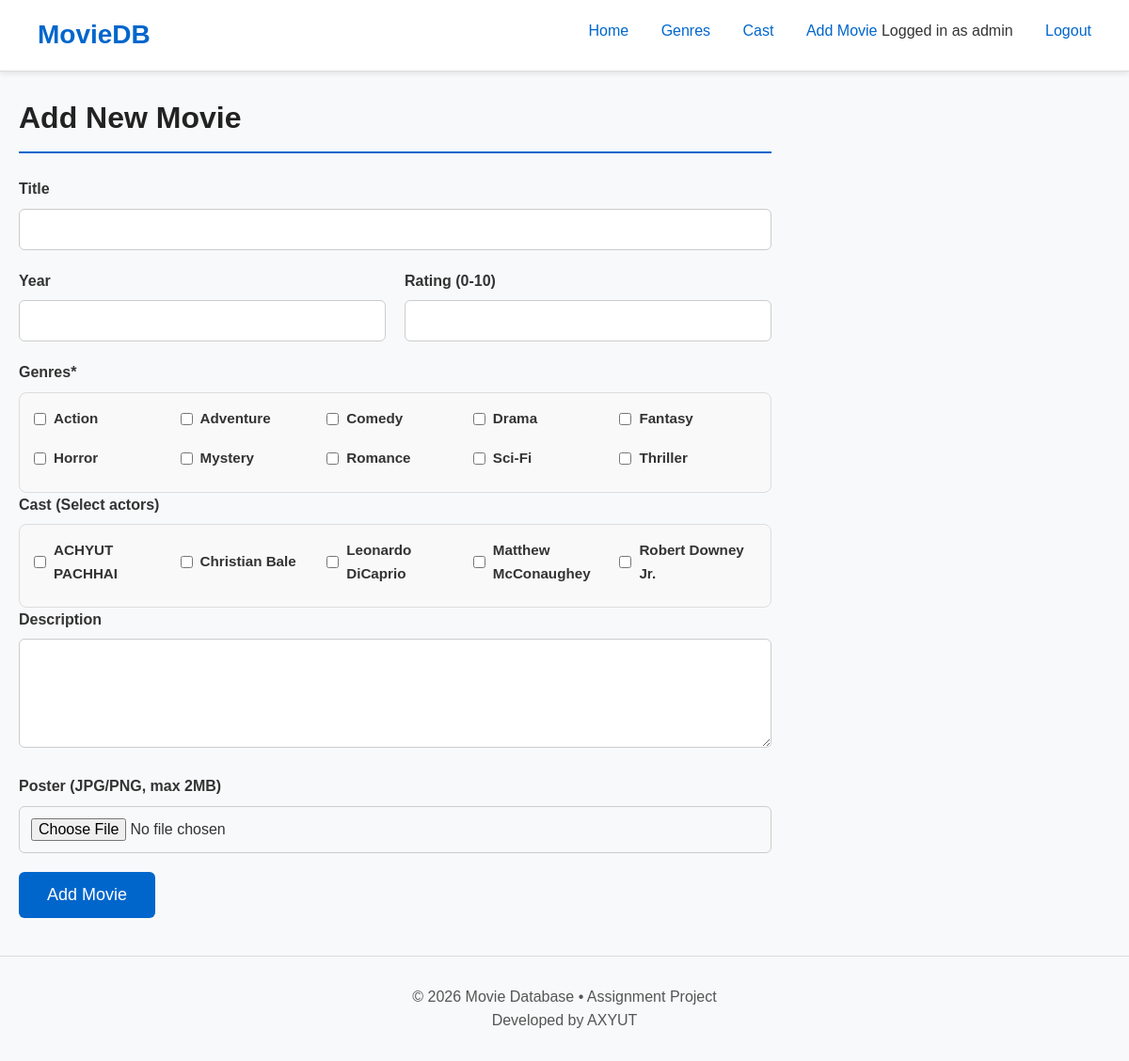
The page /add.php (signed in) on the database its author committed.
### tables this page shows
CREATE TABLE `genres` (
  `id` int(11) NOT NULL,
  `name` varchar(100) NOT NULL
);

CREATE TABLE `cast` (
  `id` int(11) NOT NULL,
  `name` varchar(150) NOT NULL,
  `biography` text DEFAULT NULL,
  `photo` varchar(255) DEFAULT NULL
);

### includes/functions.php (called while the page is built, shortened)
<?php
function e($str) {
    return htmlspecialchars($str ?? '', ENT_QUOTES, 'UTF-8');
}

### public/add.php (the view, shortened to what this page needs)
<?php
require __DIR__ . '/../includes/functions.php';
require __DIR__ . '/../config/db.php';
$allGenres = $pdo->query("SELECT * FROM genres ORDER BY name")->fetchAll();
$allCast = $pdo->query("SELECT * FROM cast ORDER BY name")->fetchAll();
?>
<?php include __DIR__ . '/../includes/header.php'; ?>
<main class="form-page">
    <div class="form-card" style="max-width: 800px;">
        <h1>Add New Movie</h1>
        <form method="post" enctype="multipart/form-data">
            <div class="form-group">
                <label for="title">Title</label>
                <input type="text" id="title" name="title" required value="<?= e($_POST['title'] ?? '') ?>">
            </div>
            <div class="form-group two-col">
                <div>
                    <label for="year">Year</label>
                    <input type="number" id="year" name="year" min="1880" max="<?= date('Y') + 5 ?>" required value="<?= e($_POST['year'] ?? '') ?>">
                </div>
                <div>
                    <label for="rating">Rating (0-10)</label>
                    <input type="number" step="0.1" id="rating" name="rating" min="0" max="10" required value="<?= e($_POST['rating'] ?? '') ?>">
                </div>
            </div>
            <div class="form-group">
                <label>Genres*</label>
                <div class="checkbox-grid">
                    <?php foreach ($allGenres as $g): ?>
                        <label class="checkbox-label">
                            <input type="checkbox" name="genres[]" value="<?= $g['id'] ?>" <?= in_array($g['id'], $_POST['genres'] ?? []) ? 'checked' : '' ?>>
                            <?= e($g['name']) ?>
                        </label>
                    <?php endforeach; ?>
                </div>
            </div>
            <div class="form-group">
                <label>Cast (Select actors)</label>
                <div class="checkbox-grid scrollable-grid">
                    <?php foreach ($allCast as $c): ?>
                        <label class="checkbox-label">
                            <input type="checkbox" name="cast[]" value="<?= $c['id'] ?>" <?= in_array($c['id'], $_POST['cast'] ?? []) ? 'checked' : '' ?>>
                            <?= e($c['name']) ?>
                        </label>
                    <?php endforeach; ?>
                </div>
            </div>
            <div class="form-group">
                <label for="description">Description</label>
                <textarea id="description" name="description" rows="5"><?= e($_POST['description'] ?? '') ?></textarea>
            </div>
            <div class="form-group">
                <label for="poster">Poster (JPG/PNG, max 2MB)</label>
                <input type="file" id="poster" name="poster" accept="image/jpeg,image/png">
            </div>
            <button type="submit" class="btn-submit">Add Movie</button>
        </form>
    </div>
</main>
<?php include __DIR__ . '/../includes/footer.php'; ?>

### assets/css/style.css (style rules this page uses)
* { margin: 0; padding: 0; box-sizing: border-box; }
body { font-family: Arial, Helvetica, sans-serif; background-color: #f8f9fa; color: #333; line-height: 1.6; }
main { max-width: 1200px; margin: 100px auto 40px; padding: 0 20px; }
h1 { color: #222; font-size: 32px; margin-bottom: 25px; border-bottom: 2px solid #0066cc; padding-bottom: 10px; }
label { display: block; margin-bottom: 8px; font-weight: bold; }
input, textarea, select { width: 100%; padding: 12px; margin-bottom: 20px; border: 1px solid #ccc; border-radius: 6px; font-size: 16px; }
.btn-submit { background: #0066cc; color: white; padding: 14px 30px; border: none; border-radius: 6px; font-size: 18px; cursor: pointer; }

### public/add.php (style rules this page uses)
.two-col { display: grid; grid-template-columns: 1fr 1fr; gap: 20px; }
.checkbox-grid { display: grid; grid-template-columns: repeat(auto-fill, minmax(140px, 1fr)); gap: 10px; background: #f9f9f9; padding: 15px; border-radius: 8px; border: 1px solid #ddd; }
.scrollable-grid { max-height: 200px; overflow-y: auto; }
.checkbox-label { display: flex; align-items: center; gap: 8px; cursor: pointer; font-size: 0.95em; }
.checkbox-label input { width: auto; margin: 0; }

### rows shown on the page
genres: name "Action"
genres: name "Adventure"
genres: name "Comedy"
genres: name "Drama"
genres: name "Fantasy"
genres: name "Horror"
genres: name "Mystery"
genres: name "Romance"
genres: name "Sci-Fi"
genres: name "Thriller"
cast: name "ACHYUT PACHHAI"
cast: name "Christian Bale"
cast: name "Leonardo DiCaprio"
cast: name "Matthew McConaughey"
cast: name "Robert Downey Jr."

### other values the page prints
$_SESSION['username'] "admin"
